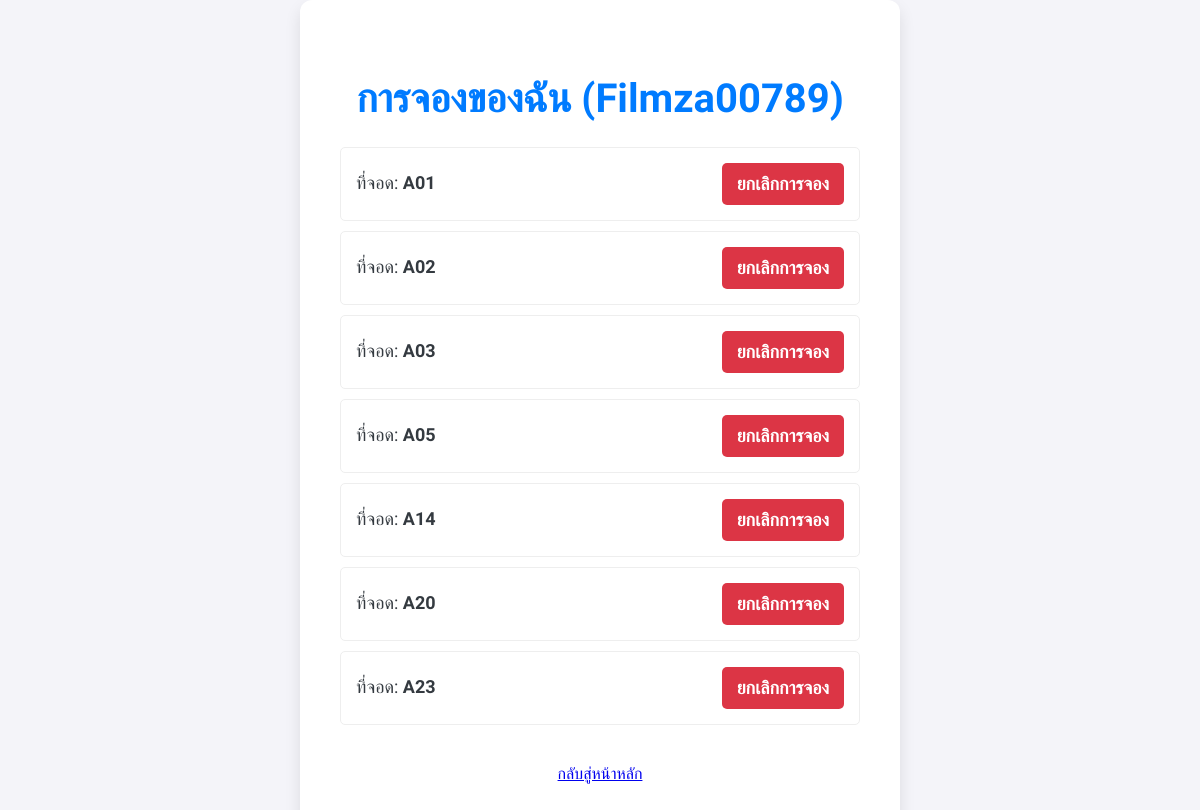
The app's page /my_bookings.php (signed in) with its own data.
### tables this page shows
CREATE TABLE `parking_spots` (
  `id` int(11) NOT NULL,
  `spot_name` varchar(10) NOT NULL,
  `status` enum('available','occupied') NOT NULL DEFAULT 'available',
  `booked_by_user` varchar(255) DEFAULT NULL,
  `zone_id` int(11) DEFAULT NULL,
  `price` decimal(10,2) NOT NULL DEFAULT 50.00,
  `spot_type` varchar(50) NOT NULL DEFAULT 'car'
);

### my_bookings.php (the view, shortened to what this page needs)
<?php
require_once 'config.php';
$username = $_SESSION['username'];
$bookings = [];
$stmt = $conn->prepare("SELECT spot_name FROM parking_spots WHERE booked_by_user = ?");
$stmt->bind_param("s", $username);
$stmt->execute();
$result = $stmt->get_result();
if ($result->num_rows > 0) {
    while($row = $result->fetch_assoc()) {
        $bookings[] = $row;
    }
}
?>
<!DOCTYPE html>
<html lang="th">
<head>
    <link rel="stylesheet" href="style.css">
</head>
<body>
    <div class="container" style="max-width: 600px;">
        <h1>การจองของฉัน (<?php echo htmlspecialchars($username); ?>)</h1>
        <?php if (!empty($bookings)): ?>
            <ul style="list-style: none; padding: 0;">
                <?php foreach ($bookings as $booking): ?>
                    <li style="display: flex; justify-content: space-between; align-items: center; padding: 15px; border: 1px solid #eee; border-radius: 5px; margin-bottom: 10px;">
                        <span style="font-size: 18px;">ที่จอด: <strong><?php echo $booking['spot_name']; ?></strong></span>
                        <form action="cancel_booking.php" method="POST" style="margin: 0;">
                            <button type="submit" style="background-color: #dc3545; color: white; border: none; padding: 10px 15px; border-radius: 5px; cursor: pointer;">ยกเลิกการจอง</button>
                        </form>
                    </li>
                <?php endforeach; ?>
            </ul>
        <?php else: ?>
            <p>คุณยังไม่มีรายการจอง</p>
        <?php endif; ?>
        <a href="index.php" style="display:inline-block; margin-top:20px;">กลับสู่หน้าหลัก</a>
    </div>
</body>
</html>

### style.css (style rules this page uses)
:root { --primary-color: #007bff; --secondary-color: #6c757d; --background-light: #f4f4f9; --card-background: #ffffff; --border-color: #e9ecef; --success-color: #28a745; --error-color: #dc3545; --occupied-color: #dc3545; --available-color: #28a745; --shadow-sm: 0 0.125rem 0.25rem rgba(0, 0, 0, 0.075); --shadow-md: 0 0.5rem 1rem rgba(0, 0, 0, 0.1); }
body { font-family: 'Kanit', sans-serif; background-color: var(--background-light); color: #343a40; line-height: 1.6; margin: 0; padding: 0; display: flex; justify-content: center; align-items: center; min-height: 100vh; }
.container, .login-container { background-color: var(--card-background); padding: 2.5rem; border-radius: 12px; box-shadow: var(--shadow-md); width: 90%; max-width: 550px; text-align: center; position: relative; box-sizing: border-box; }
h1 { font-size: 2.5rem; color: var(--primary-color); margin-bottom: 0.5rem; font-weight: 700; }
button, .btn { width: 100%; padding: 15px; border: none; border-radius: 30px; background-color: var(--primary-color); color: white; font-family: 'Kanit', sans-serif; font-size: 1.125rem; font-weight: 600; cursor: pointer; transition: background-color 0.3s ease, transform 0.2s ease; }

### records on screen
parking_spots: spot_name "A01"
parking_spots: spot_name "A02"
parking_spots: spot_name "A03"
parking_spots: spot_name "A05"
parking_spots: spot_name "A14"
parking_spots: spot_name "A20"
parking_spots: spot_name "A23"

### other values on screen
$username "Filmza00789"
